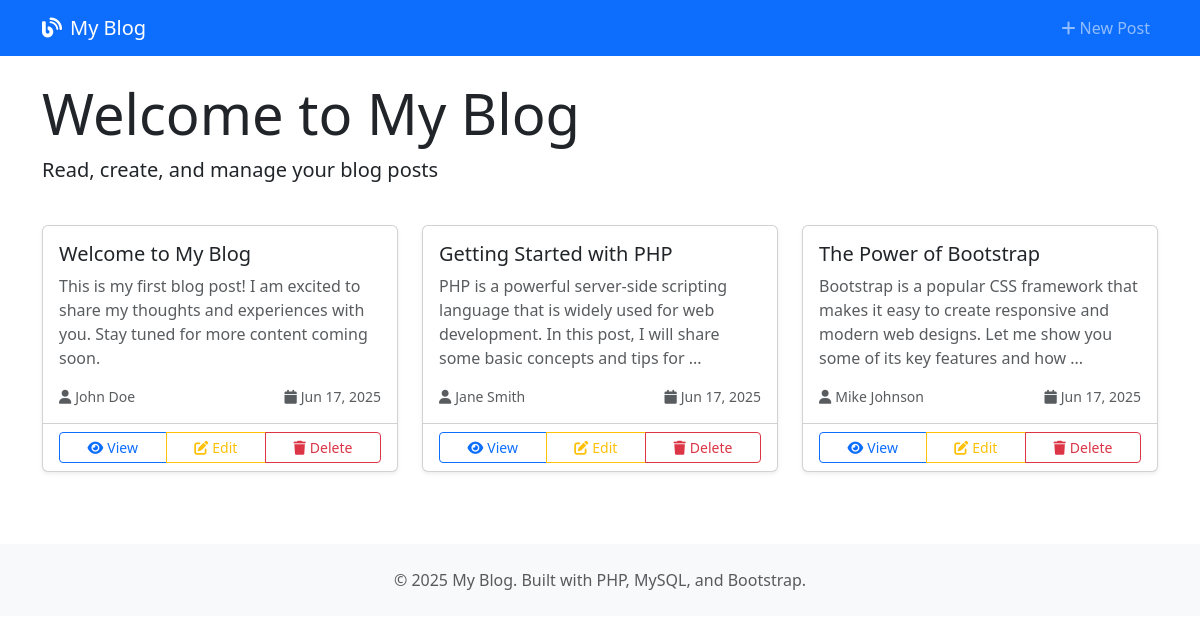
The page / on the database its author committed.
### tables this page shows
CREATE TABLE IF NOT EXISTS posts (
    id INT AUTO_INCREMENT PRIMARY KEY,
    title VARCHAR(255) NOT NULL,
    content TEXT NOT NULL,
    author VARCHAR(100) NOT NULL,
    created_at TIMESTAMP DEFAULT CURRENT_TIMESTAMP,
    updated_at TIMESTAMP DEFAULT CURRENT_TIMESTAMP ON UPDATE CURRENT_TIMESTAMP
);

### index.php (the view, shortened to what this page needs)
<?php
require_once 'db.php';
try {
    $stmt = $pdo->query("SELECT * FROM posts ORDER BY created_at DESC");
    $posts = $stmt->fetchAll();
} catch(PDOException $e) {
    die("Error fetching posts: " . $e->getMessage());
}
?>
<!DOCTYPE html>
<html lang="en">
<head>
    <link href="https://cdn.jsdelivr.net/npm/bootstrap@5.3.0/dist/css/bootstrap.min.css" rel="stylesheet">
    <link rel="stylesheet" href="https://cdnjs.cloudflare.com/ajax/libs/font-awesome/6.0.0/css/all.min.css">
</head>
<body>
    <nav class="navbar navbar-expand-lg navbar-dark bg-primary">
        <div class="container">
            <a class="navbar-brand" href="index.php">
                <i class="fas fa-blog me-2"></i>My Blog
            </a>
            <div class="navbar-nav ms-auto">
                <a class="nav-link" href="create.php">
                    <i class="fas fa-plus me-1"></i>New Post
                </a>
            </div>
        </div>
    </nav>
    <div class="container mt-4">
        <div class="row mb-4">
            <div class="col">
                <h1 class="display-4">Welcome to My Blog</h1>
                <p class="lead">Read, create, and manage your blog posts</p>
            </div>
        </div>
        <?php if (empty($posts)): ?>
            <div class="row">
                <div class="col">
                    <div class="alert alert-info text-center">
                        <i class="fas fa-info-circle fa-2x mb-3"></i>
                        <h4>No posts yet!</h4>
                        <p>Get started by creating your first blog post.</p>
                        <a href="create.php" class="btn btn-primary">
                            <i class="fas fa-plus me-1"></i>Create First Post
                        </a>
                    </div>
                </div>
            </div>
        <?php else: ?>
            <div class="row">
                <?php foreach ($posts as $post): ?>
                    <div class="col-md-6 col-lg-4 mb-4">
                        <div class="card h-100 shadow-sm">
                            <div class="card-body">
                                <h5 class="card-title"><?php echo htmlspecialchars($post['title']); ?></h5>
                                <p class="card-text text-muted">
                                    <?php
                                    $content = htmlspecialchars($post['content']);
                                    echo strlen($content) > 150 ? substr($content, 0, 150) . '...' : $content;
                                    ?>
                                </p>
                                <div class="d-flex justify-content-between align-items-center">
                                    <small class="text-muted">
                                        <i class="fas fa-user me-1"></i><?php echo htmlspecialchars($post['author']); ?>
                                    </small>
                                    <small class="text-muted">
                                        <i class="fas fa-calendar me-1"></i><?php echo date('M j, Y', strtotime($post['created_at'])); ?>
                                    </small>
                                </div>
                            </div>
                            <div class="card-footer bg-transparent">
                                <div class="btn-group w-100" role="group">
                                    <a href="view.php?id=<?php echo $post['id']; ?>" class="btn btn-outline-primary btn-sm">
                                        <i class="fas fa-eye me-1"></i>View
                                    </a>
                                    <a href="edit.php?id=<?php echo $post['id']; ?>" class="btn btn-outline-warning btn-sm">
                                        <i class="fas fa-edit me-1"></i>Edit
                                    </a>
                                    <a href="delete.php?id=<?php echo $post['id']; ?>" class="btn btn-outline-danger btn-sm"
                                       onclick="return confirm('Are you sure you want to delete this post?')">
                                        <i class="fas fa-trash me-1"></i>Delete
                                    </a>
                                </div>
                            </div>
                        </div>
                    </div>
                <?php endforeach; ?>
            </div>
        <?php endif; ?>
    </div>
    <footer class="bg-light mt-5 py-4">
        <div class="container text-center">
            <p class="text-muted mb-0">&copy; 2025 My Blog. Built with PHP, MySQL, and Bootstrap.</p>
        </div>
    </footer>
</body>
</html>

### rows shown on the page
posts: title "Welcome to My Blog", content "This is my first blog post! I am excited to share my thoughts and experiences with you. Stay tuned for more content coming soon.", author "John Doe", created_at "Jun 17, 2025"
posts: title "Getting Started with PHP", content "PHP is a powerful server-side scripting language that is widely used for web development. In this post, I will share some basic concepts and tips for", author "Jane Smith", created_at "Jun 17, 2025"
posts: title "The Power of Bootstrap", content "Bootstrap is a popular CSS framework that makes it easy to create responsive and modern web designs. Let me show you some of its key features and how", author "Mike Johnson", created_at "Jun 17, 2025"
